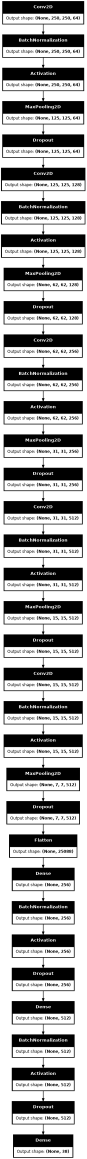
#> input picture From google Collab/5th may/model_plot.png, 259 x 3477 px, given in place of CornCommonRust1.JPG, which was not available (shown at 1/3 size)
$ jupyter execute --allow-errors 'crop_deasease_detection_(1).ipynb'   (shell and % lines are left out)   (text cells are left out)
#> lines starting #> are read from the running program, lines starting #| are printed output that depends on the picture; after the words box and inside, x2 and y2 are one past the last pixel; in counts of white or black regions, pixels touching at a corner belong together; pictures that were not available may be replaced by others from this repository, and a replacement may not be noted
#> further down, t_img is the input picture: shape (3477, 259, 3); min 0, max 255, mean 160.6
[cell 1]
import os
os.environ['KAGGLE_CONFIG_DIR'] = '/content'

[cell 2]
# Intialization of Program. by Importing various LIbraries
import numpy as np
import matplotlib.pyplot as plt
# here we are working on Tensorflow version 2.1.0 so we need to write tensorflow.keras.
# keras is in built function in Tensorflow.
import os
from tensorflow.keras.preprocessing.image import ImageDataGenerator
from tensorflow.keras.layers import Dense, Dropout, Flatten, Conv2D
from tensorflow.keras.layers import BatchNormalization, Activation, MaxPooling2D
from tensorflow.keras.models import Sequential
from tensorflow.keras.optimizers import Adam

[cell 3]
train_dir = "/content/New Plant Diseases Dataset(Augmented)/New Plant Diseases Dataset(Augmented)/train/"
valid_dir = "/content/New Plant Diseases Dataset(Augmented)/New Plant Diseases Dataset(Augmented)/valid/"

img_size = 250
batch_size = 64

[cell 4]
import cv2
from skimage import exposure

[cell 5]
import cv2
import numpy as np
from skimage import exposure
# import sys


def remove_bg(main_img):
    # Preprocessing
    img = cv2.cvtColor(main_img, cv2.COLOR_BGR2RGB)
    img = cv2.resize(img, (250, 250))
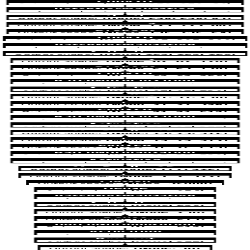
#> img: shape (250, 250, 3); min 0, max 255, mean 161.1

    gs = cv2.cvtColor(img, cv2.COLOR_RGB2GRAY)
    # Applying CLAHE (Contrast Limited Adaptive Histogram Equalization)
    clahe = exposure.equalize_adapthist(
        gs, kernel_size=None, clip_limit=0.015, nbins=256)

    # Convert the float64 image to 8-bit
    clahe_uint8 = (clahe * 255).astype(np.uint8)

    # Adjusting contrast in the enhanced image
    contrasted_image = np.clip(clahe_uint8, 0, 255)

    blur = cv2.GaussianBlur(contrasted_image, (35, 35), 0)
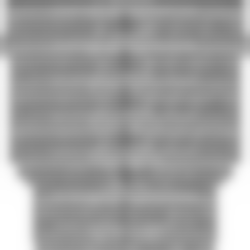
#> blur: shape (250, 250); min 121, max 255, mean 160.1

    return_otsu_threshould, im_bw_otsu = cv2.threshold(
        blur, 0, 255, cv2.THRESH_BINARY_INV+cv2.THRESH_OTSU)
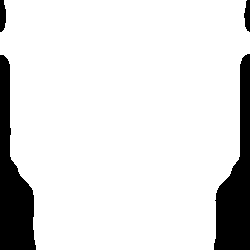
#> im_bw_otsu: shape (250, 250); 87.6% white; 4 black regions, box (x1, y1, x2, y2) and area: (214, 54, 250, 250) 3741, (0, 55, 36, 250) 3719, (0, 0, 6, 32) 162, (244, 0, 250, 32) 146
#> return_otsu_threshould = 192

    kernel = np.ones((35, 35), np.uint8)
    closing = cv2.morphologyEx(im_bw_otsu, cv2.MORPH_CLOSE, kernel)
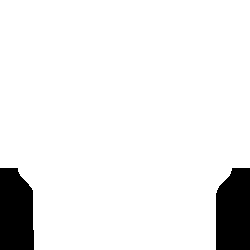
#> closing: shape (250, 250); 91.8% white; 2 black regions
    # Contour
    contours, hierarchy = cv2.findContours(
        closing, cv2.RETR_TREE, cv2.CHAIN_APPROX_SIMPLE)
#> contours = 1 contour; box (x1, y1, x2, y2) and area: (0, 0, 250, 250) 56920
    # Finding the correct leaf contour from the list of contours

    def find_contour(cnts):
        contains = []
        y_ri, x_ri, _ = img.shape
#> y_ri = 250; x_ri = 250
        for cc in cnts:
            yn = cv2.pointPolygonTest(cc, (x_ri//2, y_ri//2), False)
            contains.append(yn)
            val = [contains.index(temp) for temp in contains if temp > 0]
            if len(val) < 1:
                return -1
#> this loop made 1 pass
#> (yn, val) on pass 1: (1, [0])
#> after the loop, contains = [1]
        return val[0]

    index = find_contour(contours)
#> index = 0

    if index == -1:
        return img

    cnt = contours[index]
#> cnt = contour of 34 points, box (x1, y1, x2, y2) (0, 0, 250, 250), area 56920
    # Create a black image to draw contours
    black_img = np.zeros_like(img)
    # Draw contour on the black image
    mask = cv2.drawContours(black_img, [cnt], 0, (255, 255, 255), -1)
#> mask: shape (250, 250, 3); 91.8% white; 2 black regions, box (x1, y1, x2, y2) and area: (216, 168, 250, 250) 2569, (0, 168, 34, 250) 2529
    img = cv2.bitwise_and(img, mask)
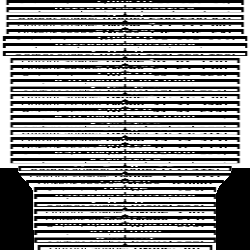
#> img: shape (250, 250, 3); min 0, max 255, mean 140.4

    return img

[cell 6]
def generate_DS(dir, MAX_IMAGES_PER_CLASS):
    # Loop through subdirectories (classes)
    for class_dir in os.listdir(dir):
        class_path = os.path.join(dir, class_dir)

        if True:
            selected_images = os.listdir(class_path)

            for image in selected_images:
                image_path = os.path.join(class_path, image)
                img = cv2.imread(image_path)
                result = remove_bg(img)
                # print(result)
                if result is not None:
                    cv2.imwrite(image_path, result)


# Define the maximum number of images per class
MAX_IMAGES_PER_CLASS_TRAIN = 300  # not using yet
MAX_IMAGES_PER_CLASS_VALID = 50  # not using yet

#> (the rest of this cell did not finish here and is left out)

#> (a cell that did not finish here is left out)

#> (a cell that did not finish here is left out)

[cell 9]
from tensorflow.keras.models import Sequential
#> (the rest of this cell did not finish here and is left out)

#> (a cell that did not finish here is left out)

#> (a cell that did not finish here is left out)

[cell 12]
from tensorflow.keras.utils import plot_model

#> (the rest of this cell did not finish here and is left out)

#> (a cell that did not finish here is left out)

[cell 14]
ephocs = 10
#> (the rest of this cell did not finish here and is left out)

[cell 15]
from google.colab import files

# Specify the file path you want to download
file_path = '/content/model.h5'

# Download the file
files.download(file_path)

#> (a cell that did not finish here is left out)

[cell 17]
import cv2
from tensorflow.keras.models import load_model

# Load the saved model
#> (the rest of this cell did not finish here and is left out)

[cell 18]
# single image.
t_img = cv2.imread(
    "/home/kunal/Desktop/Programing VS Code/Codes/minorProject2/test/CornCommonRust1.JPG")
result = remove_bg(t_img)
print(type(t_img))
#| <class 'numpy.ndarray'>
#> (the rest of this cell did not finish here and is left out)

[cell 19]
class_labels = os.listdir(
    '/home/kunal/Desktop/Programing VS Code/Codes/minorProject2/train')
class_labels.sort()
print(class_labels)

[cell 20]
import os
test_dir = '/home/kunal/Desktop/Programing VS Code/Codes/minorProject2/test'
test_img = os.listdir(test_dir)
test_img.sort()
print(len(test_img))


prediction_all = []

#> (the rest of this cell did not finish here and is left out)

#> the loop in find_contour (call 2), `for cc in cnts:` made 1 pass
